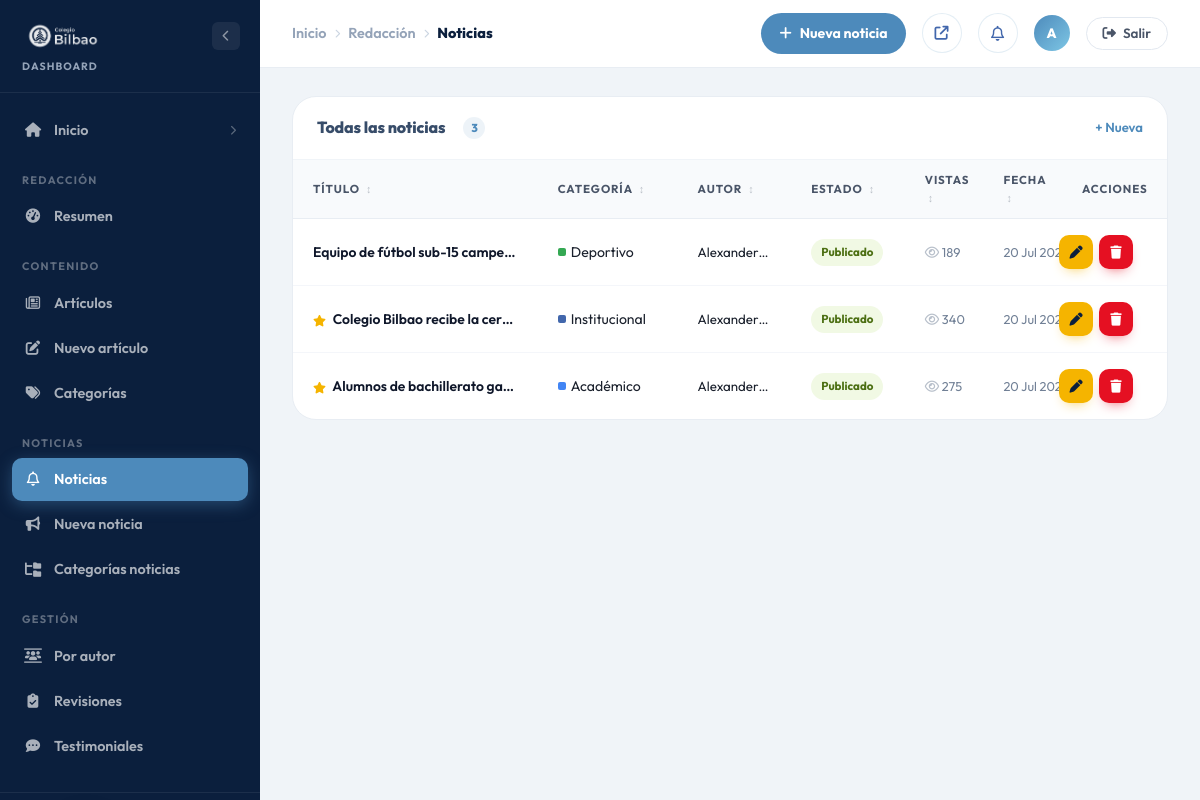
Screenshot of /dashboard/noticias (signed in) with the database file from the repository.
### tables this page shows
CREATE TABLE noticias (
    id                    INT UNSIGNED  NOT NULL AUTO_INCREMENT,
    titulo                VARCHAR(255)  NOT NULL,
    slug                  VARCHAR(280)  NOT NULL,
    extracto              VARCHAR(400)  NULL,
    contenido             LONGTEXT      NULL,
    portada               VARCHAR(255)  NULL,
    portada_alt           VARCHAR(255)  NULL,
    estado                ENUM('borrador','publicado','programado') NOT NULL DEFAULT 'borrador',
    envio_revision        TINYINT(1)    NOT NULL DEFAULT 0,
    comentario_revision   TEXT          NULL,
    version_pendiente     LONGTEXT      NULL,
    destacada             TINYINT(1)    NOT NULL DEFAULT 0,
    fecha_publicacion     DATETIME      NULL,
    tiempo_lectura        TINYINT UNSIGNED NULL,
    vistas                INT           NOT NULL DEFAULT 0,
    likes                 INT           NOT NULL DEFAULT 0,
    categoria_id          INT UNSIGNED  NULL,
    autor_id              INT UNSIGNED  NULL,
    creado_en             TIMESTAMP     NOT NULL DEFAULT CURRENT_TIMESTAMP,
    actualizado_en        TIMESTAMP     NOT NULL DEFAULT CURRENT_TIMESTAMP ON UPDATE CURRENT_TIMESTAMP,
    PRIMARY KEY (id),
    UNIQUE KEY uq_slug (slug),
    CONSTRAINT fk_noticia_categoria FOREIGN KEY (categoria_id) REFERENCES categorias_noticias (id) ON DELETE SET NULL,
    CONSTRAINT fk_noticia_autor     FOREIGN KEY (autor_id)     REFERENCES usuarios             (id) ON DELETE SET NULL
);

CREATE TABLE categorias_noticias (
    id          INT UNSIGNED  NOT NULL AUTO_INCREMENT,
    nombre      VARCHAR(60)   NOT NULL,
    slug        VARCHAR(80)   NOT NULL,
    color       CHAR(7)       NOT NULL DEFAULT '#4267ac',
    descripcion VARCHAR(240)  NULL,
    creado_en   TIMESTAMP     NOT NULL DEFAULT CURRENT_TIMESTAMP,
    PRIMARY KEY (id),
    UNIQUE KEY uq_slug (slug)
);

CREATE TABLE usuarios (
    id               INT UNSIGNED  NOT NULL AUTO_INCREMENT,
    nombre           VARCHAR(120)  NOT NULL,
    email            VARCHAR(180)  NOT NULL,
    password         VARCHAR(255)  NOT NULL,
    rol              ENUM('superadmin','administrador','usuario') NOT NULL DEFAULT 'usuario',
    rol_redaccion    ENUM('revisor','editor') NULL,   
    tipo_personal    SET('profesor','prefecto','administrativo') NULL,  
    puede_suplir     TINYINT(1)    NOT NULL DEFAULT 1,  
    modulos          VARCHAR(255)  NULL,           
    fecha_nacimiento DATE          NULL,           
    avatar           VARCHAR(255)  NULL,
    ultimo_acceso    DATETIME      NULL,
    creado_en        TIMESTAMP     NOT NULL DEFAULT CURRENT_TIMESTAMP,
    PRIMARY KEY (id),
    UNIQUE KEY uq_email (email)
);

### views/blog/noticias/index.php (the view, shortened to what the rows shown need)
<div class="admin-layout">
    <div class="admin-main">
        <main class="admin-content">
            <?php
            $estado = $estado ?? '';
            $filtroMeta = [
                'publicado'  => ['label' => 'Publicadas',   'badge' => 'admin-badge--published', 'icon' => 'fa-regular fa-newspaper'],
                'borrador'   => ['label' => 'Borradores',   'badge' => 'admin-badge--draft',     'icon' => 'fa-regular fa-file-lines'],
                'programado' => ['label' => 'Programadas',  'badge' => 'admin-badge--scheduled', 'icon' => 'fa-regular fa-calendar-check'],
            ];
            $filtro      = $estado ? ($filtroMeta[$estado] ?? null) : null;
            $tituloPanel = $filtro ? $filtro['label'] : 'Todas las noticias';
            ?>
            <div class="admin-panel">
                <div class="admin-panel__header">
                    <h2 class="admin-panel__title" style="display:flex;align-items:center;gap:10px;flex-wrap:wrap;">
                        <?= htmlspecialchars($tituloPanel) ?>
                        <span class="admin-panel__count"><?= count($noticias ?? []) ?></span>
                    </h2>
                </div>
                <?php if (empty($noticias)): ?>
                <div class="admin-empty-state">
                    <img src="/build/assets/img/alex/alex-periodico.png" alt="Alex" class="admin-empty-state__img">
                    <?php if ($filtro): ?>
                        <p class="admin-empty-state__text">No hay noticias con estado <strong><?= htmlspecialchars($filtro['label']) ?></strong>.</p>
                        <a href="/dashboard/noticias" class="admin-btn admin-btn--primary">
                            <i class="fa-solid fa-list"></i> Ver todas las noticias
                        </a>
                    <?php else: ?>
                        <p class="admin-empty-state__text">Aún no hay noticias publicadas.</p>
                        <a href="/dashboard/noticias/crear" class="admin-btn admin-btn--primary">
                            <i class="fa-solid fa-plus"></i> Crear primera noticia
                        </a>
                    <?php endif; ?>
                </div>
                <?php else: ?>
                <div class="admin-table-scroll">
                    <table class="admin-table at-fixed" id="tablaNoticias" data-table data-table-per="10" data-table-noun="noticias">
                        <colgroup>
                        </colgroup>
                        <thead>
                            <tr>
                                <th data-sort="text">Título</th>
                                <th data-sort="text" style="width:120px;max-width:120px;">Categoría</th>
                                <th data-sort="text">Autor</th>
                                <th data-sort="text">Estado</th>
                                <th data-sort="num">Vistas</th>
                                <th data-sort="date">Fecha</th>
                                <th>Acciones</th>
                            </tr>
                        </thead>
                        <tbody>
                        <?php foreach ($noticias as $i => $n): ?>
                            <tr data-pager-item<?= $i >= 10 ? ' class="is-hidden"' : '' ?>>
                                <td data-val="<?= s($n->titulo) ?>" class="at-cell-truncate">
                                    <div class="at-title-line">
                                        <?php if ((int)($n->destacada ?? 0) === 1): ?>
                                        <i class="fa-solid fa-star" style="color:#f5b400;font-size:.72rem;vertical-align:middle;margin-right:4px;" title="Destacada"></i>
                                        <?php endif; ?>
                                        <?= s($n->titulo) ?>
                                    </div>
                                </td>
                                <td data-val="<?= s($n->categoria_nombre ?? '') ?>" class="at-cell-truncate">
                                    <?php if ($n->categoria_nombre): ?>
                                    <div style="display:flex;align-items:center;gap:5px;">
                                        <span style="width:8px;height:8px;border-radius:2px;background:<?= s($n->categoria_color ?? '#374C69') ?>;flex-shrink:0;display:inline-block;"></span>
                                        <span style="overflow:hidden;text-overflow:ellipsis;white-space:nowrap;"><?= s($n->categoria_nombre) ?></span>
                                    </div>
                                    <?php else: ?>
                                    <span style="color:#A0AEC0;font-size:.82rem;">—</span>
                                    <?php endif; ?>
                                </td>
                                <td data-val="<?= s($n->autor_nombre ?? '') ?>" class="at-cell-truncate" style="font-size:.83rem;">
                                    <?= $n->autor_nombre ? s($n->autor_nombre) : '<span style="color:#A0AEC0;">—</span>' ?>
                                </td>
                                <td data-val="<?= s($n->estado ?? 'borrador') ?>" style="white-space:nowrap;">
                                    <?php if (!empty($n->envio_revision)): ?>
                                    <span class="admin-badge" style="background:#fef9c3;color:#854d0e;font-size:.72rem;display:inline-flex;align-items:center;gap:3px;"><i class="fa-solid fa-clock"></i> En revisión</span>
                                    <?php elseif (!empty($n->comentario_revision)): ?>
                                    <span class="admin-badge admin-badge--changes"><i class="fa-solid fa-comment-exclamation"></i> Requiere cambios</span>
                                    <?php else:
                                    $badgeMap = [
                                        'publicado'  => ['class' => 'admin-badge--published', 'label' => 'Publicado'],
                                        'borrador'   => ['class' => 'admin-badge--draft',     'label' => 'Borrador'],
                                        'programado' => ['class' => 'admin-badge--scheduled', 'label' => 'Programado'],
                                    ];
                                    $badge = $badgeMap[$n->estado ?? 'borrador'] ?? $badgeMap['borrador'];
                                    ?>
                                    <span class="admin-badge <?= $badge['class'] ?>"><?= $badge['label'] ?></span>
                                    <?php endif; ?>
                                </td>
                                <td data-val="<?= (int)($n->vistas ?? 0) ?>" style="white-space:nowrap;font-size:.8rem;color:#718096;">
                                    <i class="fa-regular fa-eye" style="opacity:.5;"></i> <?= (int)($n->vistas ?? 0) ?>
                                </td>
                                <td data-val="<?= s($n->creado_en ?? '') ?>" style="white-space:nowrap;font-size:.8rem;color:#718096;">
                                    <?= $n->creado_en ? date('d M Y', strtotime($n->creado_en)) : '—' ?>
                                </td>
                                <td style="white-space:nowrap;">
                                    <div class="admin-table__actions">
                                        <a href="/dashboard/noticias/editar?id=<?= (int)$n->id ?>" class="admin-act admin-act--edit" title="Editar">
                                            <i class="fa-solid fa-pen"></i>
                                        </a>
                                        <button
                                            type="button"
                                            class="admin-act admin-act--del"
                                            onclick="confirmarEliminar(<?= (int)$n->id ?>, '<?= s(addslashes($n->titulo)) ?>')"
                                            title="Eliminar"
                                        >
                                            <i class="fa-solid fa-trash"></i>
                                        </button>
                                    </div>
                                </td>
                            </tr>
                        <?php endforeach; ?>
                        </tbody>
                    </table>
                </div>
                <?php endif; ?>
            </div>
        </main>
    </div>
</div>

### rows the page displays
noticias: titulo "Equipo de fútbol sub-15 campe…", categoria.nombre "Deportivo", autor.nombre "Alexander…", estado "Publicado", vistas "189", creado_en "20 Jul 2026"
noticias: destacada 1 (drawn), titulo "Colegio Bilbao recibe la cer…", categoria.nombre "Institucional", autor.nombre "Alexander…", estado "Publicado", vistas "340", creado_en "20 Jul 2026"
noticias: destacada 1 (drawn), titulo "Alumnos de bachillerato ga…", categoria.nombre "Académico", autor.nombre "Alexander…", estado "Publicado", vistas "275", creado_en "20 Jul 2026"

### other values shown
$_cr['label'] "Inicio"
$_cr['label'] "Redacción"
$_cr['label'] "Noticias"
$_tbInicial "A"
$tituloPanel "Todas las noticias"
count($noticias ?? []) "3"
